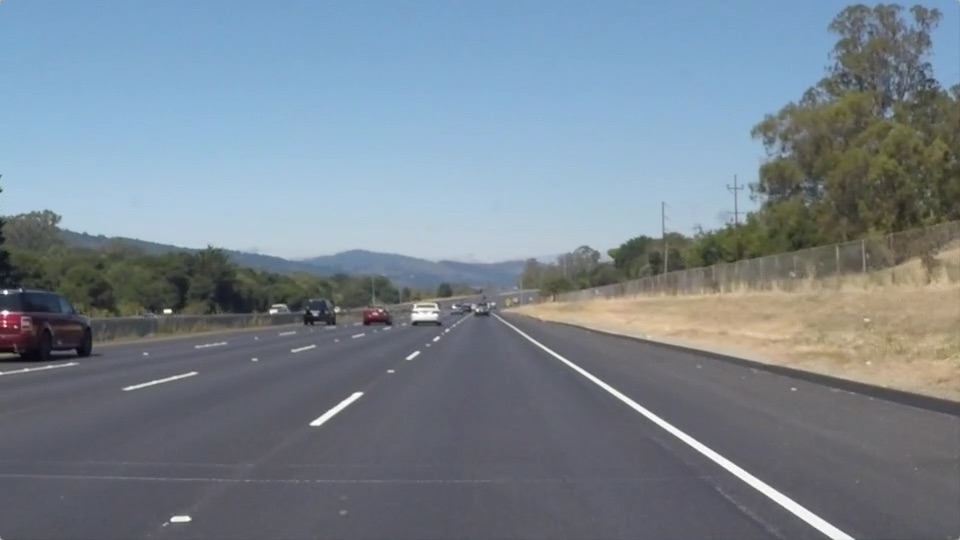
#> input picture Practical tasks day (1-7)/Task-6/lane-2.jpg, 960 x 540 px
$ python chatgpt.py
#> lines starting #> are read from the running program, lines starting #| are printed output that depends on the picture; after the words box and inside, x2 and y2 are one past the last pixel; in counts of white or black regions, pixels touching at a corner belong together
import cv2
import numpy as np

def region_of_interest(img, vertices):
    mask = np.zeros_like(img)
    cv2.fillPoly(mask, [vertices], 255)
    return cv2.bitwise_and(img, mask)

def make_line_points(y1, y2, slope, intercept):
    # x = (y - intercept) / slope
    if slope == 0:
        return None
    x1 = int((y1 - intercept) / slope)
    x2 = int((y2 - intercept) / slope)
    return (x1, int(y1), x2, int(y2))

def average_lane_line(lines):
    # lines: list of (slope, intercept)
    if len(lines) == 0:
        return None
    slope_mean = np.mean([l[0] for l in lines])
    int_mean = np.mean([l[1] for l in lines])
    return (slope_mean, int_mean)

# --- load image ---
image_path = 'lane-2.jpg'
img = cv2.imread(image_path)
#> img is the input picture: shape (540, 960, 3); mean B, G, R 143.7, 132.6, 120.3
if img is None:
    raise FileNotFoundError(image_path)

# optional resize
resize_factor = 0.7
h, w = img.shape[:2]
#> h = 540; w = 960
img = cv2.resize(img, (int(w * resize_factor), int(h * resize_factor)), interpolation=cv2.INTER_AREA)
#> img: shape (378, 672, 3)

# --- preprocess ---
gray = cv2.cvtColor(img, cv2.COLOR_BGR2GRAY)
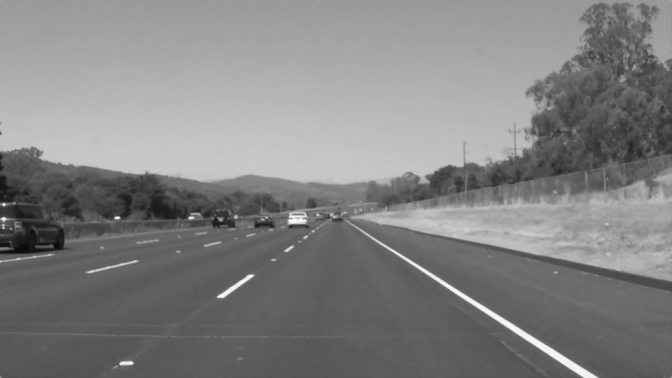
#> gray: shape (378, 672); min 9, max 253, mean 130.1
clahe = cv2.createCLAHE(clipLimit=2.0, tileGridSize=(8, 8))
gray_clahe = clahe.apply(gray)
blurred = cv2.GaussianBlur(gray_clahe, (13, 13), 0)  # keep odd kernel
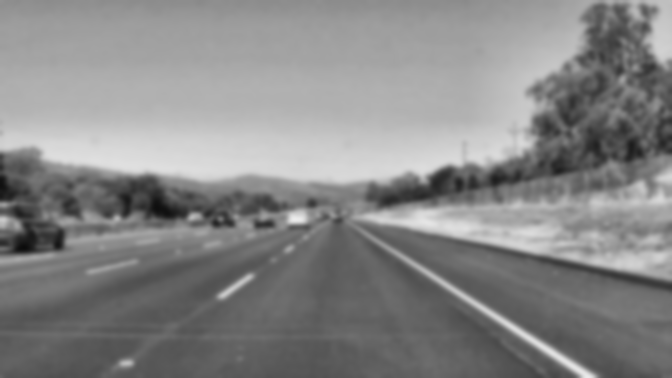
#> blurred: shape (378, 672); min 11, max 236, mean 134.6
edges = cv2.Canny(blurred, threshold1=40, threshold2=170)
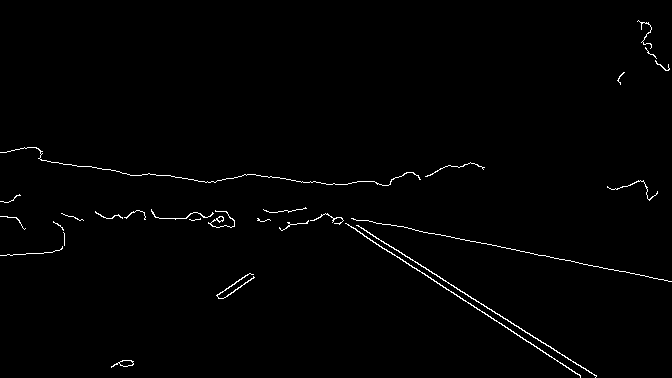
#> edges: shape (378, 672); 1% white in thin lines or dots

# --- region of interest ---
h, w = edges.shape
#> h = 378; w = 672
# polygon roughly covering the bottom half where lanes exist (adjust if needed)
roi_vertices = np.array([
    (int(0.1 * w), h),
    (int(0.45 * w), int(0.6 * h)),
    (int(0.55 * w), int(0.6 * h)),
    (int(0.95 * w), h)
])
masked = region_of_interest(edges, roi_vertices)
#> in region_of_interest, `cv2.fillPoly(mask, [vertices], 255)`:
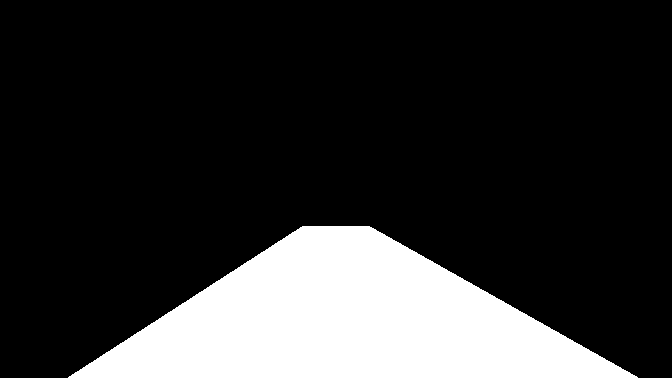
#> mask: shape (378, 672); 19.1% white; 1 white region, box (x1, y1, x2, y2) and area: (68, 226, 638, 378) 48588
#> in region_of_interest, `return cv2.bitwise_and(img, mask)`:
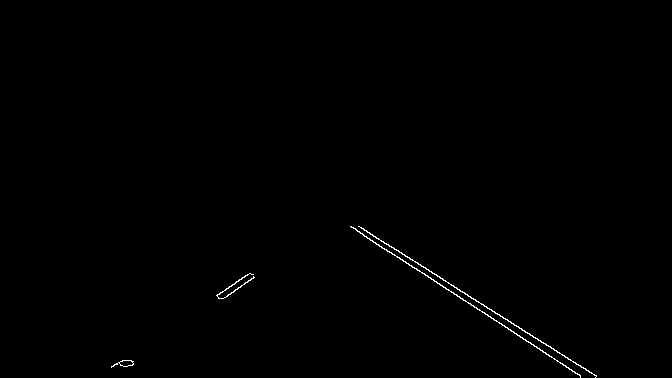
#> returned value: shape (378, 672); 0.36% white in thin lines or dots, all inside (x1, y1, x2, y2) = (111, 226, 597, 378)

# --- Hough lines ---
lines = cv2.HoughLinesP(masked,
                        rho=1,
                        theta=np.pi/180,
                        threshold=50,
                        minLineLength=50,
                        maxLineGap=30)
#> lines = [[358, 226, 596, 375], [350, 226, 580, 375], [432, 273, 596, 376], [351, 226, 579, 374]]

# safe-check
if lines is None:
    print("No lines detected.")
    cv2.imshow('Input', img)
    cv2.imshow('Edges', edges)
    cv2.imshow('ROI Masked', masked)
    cv2.waitKey(0)
    cv2.destroyAllWindows()
    raise SystemExit("No lines to process")

# --- separate into left/right by slope and compute average line (slope, intercept) ---
left_lines = []
right_lines = []
slope_threshold = 0.5  # ignore near-horizontal lines; tune as needed

for l in lines:
    x1, y1, x2, y2 = l[0]
    dx = (x2 - x1)
    if dx == 0:
        continue
    slope = (y2 - y1) / dx
    intercept = y1 - slope * x1
    if abs(slope) < slope_threshold:
        continue
    # negative slope -> left lane in typical image coords (origin at top-left)
    if slope < 0:
        left_lines.append((slope, intercept))
    else:
        right_lines.append((slope, intercept))
#> this loop made 4 passes
#> (x1, y1, x2, y2, dx, slope, intercept) on passes 1 to 4: (358, 226, 596, 375, 238, 0.626, 1.87), (350, 226, 580, 375, 230, 0.648, -0.739), (432, 273, 596, 376, 164, 0.628, 1.68), (351, 226, 579, 374, 228, 0.649, -1.84)
#> after the loop, left_lines = []; right_lines = [(0.626, 1.87), (0.648, -0.739), (0.628, 1.68), (0.649, -1.84)]

left_avg = average_lane_line(left_lines)
right_avg = average_lane_line(right_lines)
#> right_avg = (0.638, 0.244)

# define y-range for drawing extrapolated lines
y_bottom = h
#> y_bottom = 378
y_top = int(h * 0.6)  # same as ROI top
#> y_top = 226

line_img = img.copy()

if left_avg is not None:
    pts = make_line_points(y_bottom, y_top, left_avg[0], left_avg[1])
    if pts is not None:
        cv2.line(line_img, (pts[0], pts[1]), (pts[2], pts[3]), (0, 255, 0), 6)

if right_avg is not None:
    pts = make_line_points(y_bottom, y_top, right_avg[0], right_avg[1])
#> in make_line_points, `x1 = int((y1 - intercept) / slope)`: x1 = 592
#> in make_line_points, `x2 = int((y2 - intercept) / slope)`: x2 = 353
#> pts = (592, 378, 353, 226)
    if pts is not None:
        cv2.line(line_img, (pts[0], pts[1]), (pts[2], pts[3]), (0, 255, 0), 6)
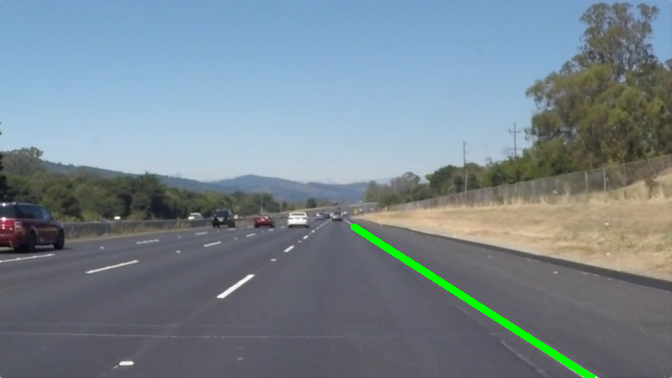
#> line_img: shape (378, 672, 3); mean B, G, R 142.1, 133.1, 118.7

# overlay ROI poly and show
overlay = img.copy()
cv2.polylines(overlay, [roi_vertices], isClosed=True, color=(255, 0, 0), thickness=2)
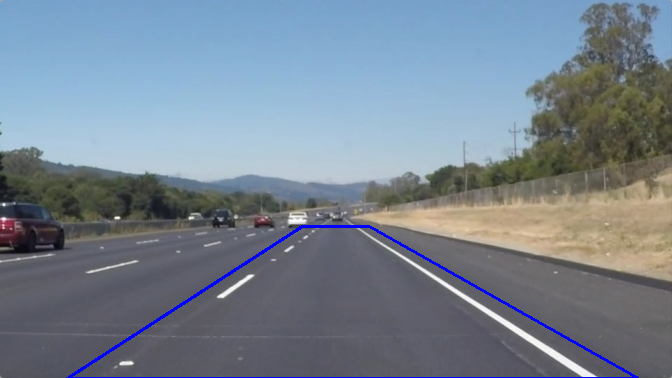
#> overlay: shape (378, 672, 3); mean B, G, R 145.2, 131.6, 119.3
combined = cv2.addWeighted(overlay, 0.6, line_img, 0.4, 0)

cv2.imshow('Original Resized', img)
cv2.imshow('Edges', edges)
cv2.imshow('ROI Masked', masked)
cv2.imshow('Lane Lines', combined)
cv2.waitKey(0)
cv2.destroyAllWindows()
